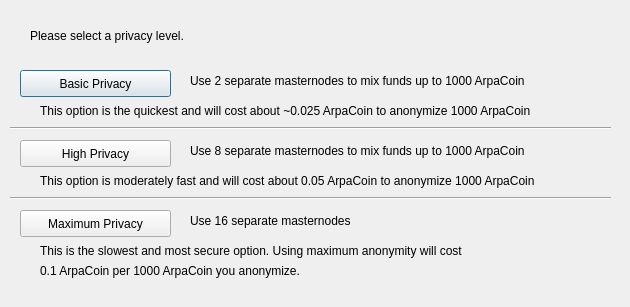
<?xml version="1.0" encoding="UTF-8"?>
<ui version="4.0">
 <class>DarksendConfig</class>
 <widget class="QDialog" name="DarksendConfig">
  <property name="geometry">
   <rect>
    <x>0</x>
    <y>0</y>
    <width>630</width>
    <height>307</height>
   </rect>
  </property>
  <property name="windowTitle">
   <string>Configure Darksend</string>
  </property>
  <widget class="QPushButton" name="buttonBasic">
   <property name="geometry">
    <rect>
     <x>20</x>
     <y>70</y>
     <width>151</width>
     <height>27</height>
    </rect>
   </property>
   <property name="text">
    <string>Basic Privacy</string>
   </property>
  </widget>
  <widget class="QPushButton" name="buttonHigh">
   <property name="geometry">
    <rect>
     <x>20</x>
     <y>140</y>
     <width>151</width>
     <height>27</height>
    </rect>
   </property>
   <property name="text">
    <string>High Privacy</string>
   </property>
  </widget>
  <widget class="QPushButton" name="buttonMax">
   <property name="geometry">
    <rect>
     <x>20</x>
     <y>210</y>
     <width>151</width>
     <height>27</height>
    </rect>
   </property>
   <property name="text">
    <string>Maximum Privacy</string>
   </property>
  </widget>
  <widget class="QLabel" name="label">
   <property name="geometry">
    <rect>
     <x>30</x>
     <y>20</y>
     <width>571</width>
     <height>31</height>
    </rect>
   </property>
   <property name="text">
    <string>Please select a privacy level.</string>
   </property>
  </widget>
  <widget class="QLabel" name="label_2">
   <property name="geometry">
    <rect>
     <x>190</x>
     <y>70</y>
     <width>421</width>
     <height>21</height>
    </rect>
   </property>
   <property name="text">
    <string>Use 2 separate masternodes to mix funds up to 1000 ArpaCoin</string>
   </property>
  </widget>
  <widget class="QLabel" name="label_3">
   <property name="geometry">
    <rect>
     <x>190</x>
     <y>140</y>
     <width>411</width>
     <height>21</height>
    </rect>
   </property>
   <property name="text">
    <string>Use 8 separate masternodes to mix funds up to 1000 ArpaCoin</string>
   </property>
  </widget>
  <widget class="QLabel" name="label_4">
   <property name="geometry">
    <rect>
     <x>190</x>
     <y>210</y>
     <width>421</width>
     <height>21</height>
    </rect>
   </property>
   <property name="text">
    <string>Use 16 separate masternodes</string>
   </property>
  </widget>
  <widget class="QLabel" name="label_6">
   <property name="geometry">
    <rect>
     <x>40</x>
     <y>100</y>
     <width>561</width>
     <height>21</height>
    </rect>
   </property>
   <property name="text">
    <string>This option is the quickest and will cost about ~0.025 ArpaCoin to anonymize 1000 ArpaCoin</string>
   </property>
  </widget>
  <widget class="QLabel" name="label_7">
   <property name="geometry">
    <rect>
     <x>40</x>
     <y>170</y>
     <width>561</width>
     <height>21</height>
    </rect>
   </property>
   <property name="text">
    <string>This option is moderately fast and will cost about 0.05 ArpaCoin to anonymize 1000 ArpaCoin</string>
   </property>
  </widget>
  <widget class="QLabel" name="label_8">
   <property name="geometry">
    <rect>
     <x>40</x>
     <y>240</y>
     <width>561</width>
     <height>21</height>
    </rect>
   </property>
   <property name="text">
    <string>This is the slowest and most secure option. Using maximum anonymity will cost</string>
   </property>
  </widget>
  <widget class="QLabel" name="label_9">
   <property name="geometry">
    <rect>
     <x>40</x>
     <y>260</y>
     <width>561</width>
     <height>21</height>
    </rect>
   </property>
   <property name="text">
    <string>0.1 ArpaCoin per 1000 ArpaCoin you anonymize.</string>
   </property>
  </widget>
  <widget class="Line" name="line">
   <property name="geometry">
    <rect>
     <x>10</x>
     <y>120</y>
     <width>601</width>
     <height>16</height>
    </rect>
   </property>
   <property name="orientation">
    <enum>Qt::Horizontal</enum>
   </property>
  </widget>
  <widget class="Line" name="line_2">
   <property name="geometry">
    <rect>
     <x>10</x>
     <y>190</y>
     <width>601</width>
     <height>16</height>
    </rect>
   </property>
   <property name="orientation">
    <enum>Qt::Horizontal</enum>
   </property>
  </widget>
 </widget>
 <resources/>
 <connections/>
</ui>
